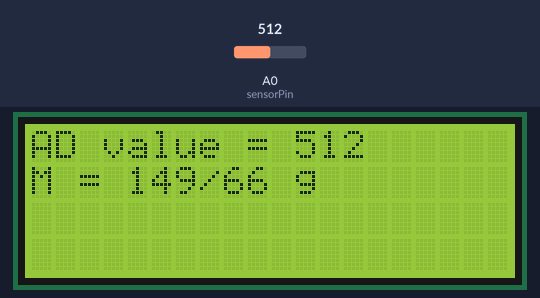
The sketch below on a simulated Arduino Uno, built with avr-gcc and run on an emulated ATmega328P. On the bench: 20×4 character LCD. Inputs (shaded band) come from the test bench; at power-on: A0 (sensorPin) = 512. What the sketch prints to the serial monitor is not drawn.

Above: at 2.2 s.
2.3 s: A0 (sensorPin) set to 716
At 3.3 s:
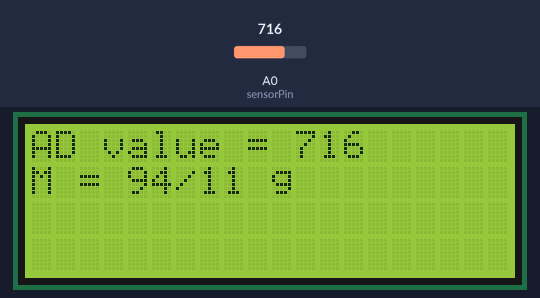
3.8 s: A0 (sensorPin) set to 697
At 4.7 s:
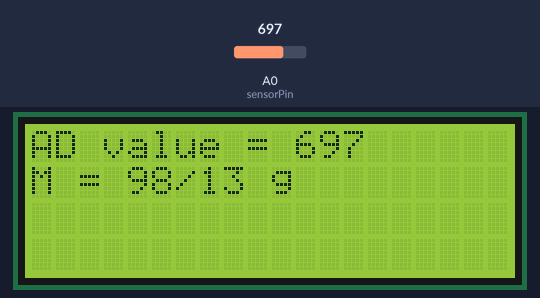
5.4 s: A0 (sensorPin) set to 673
At 6.1 s:
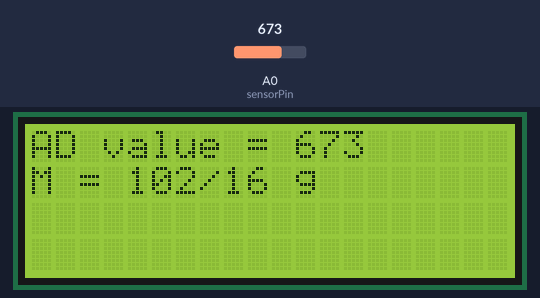
6.9 s: A0 (sensorPin) set to 1010
At 8.2 s:
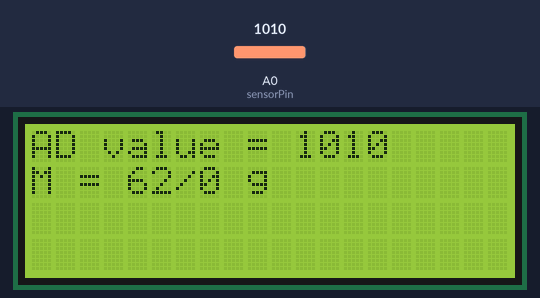
Timing chart, 0 to 9.5 s (numbered marks = the images above; inputs shaded):
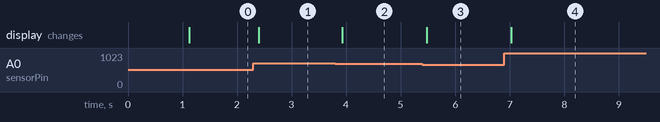

Measured:
- after the input at 2.3 s, the display: changes after 0.09 s (image 1)
- after the input at 3.8 s, the display: changes after 0.13 s (image 2)
- after the input at 5.4 s, the display: changes after 0.08 s (image 3)
- after the input at 6.9 s, the display: changes after 0.13 s (image 4)

The sketch:

BMYL.ino
```cpp
#include <LiquidCrystal_I2C.h>        //调用I2C库文件
LiquidCrystal_I2C lcd(0x27,20,4);     //定义1602参数
int sensorPin = A0;                   //定义模拟量输入引脚
int sensorValue = 0;                  //定义AD采集初始值

void setup()
{
  Serial.begin(9600);                 //设置波特率
  lcd.init();                         //初始化LCD
  lcd.backlight();                    //设置LCD背景亮
  lcd.setCursor(0,0);                 //设置显示指针
  lcd.print("Initialize OK");         //输出初始化字符到LCD1602上
  delay(1000);
}

void loop() {
  sensorValue = analogRead(sensorPin); //读取A0引脚的模拟值
  double i = 0 ;                       //方法一：定义用来存储1/AD的数据
  double j = 0 ;                       //方法一：存储计算出来的力，带小数，单位为g
  int k = 0;                           //方法一：整数压力值
  double p = 0 ;                       //方法二中间变量
  double q = 0 ;                       //方法二中间变量
  int o = 0;                           //方法二：整数压力值
   /*******以下为方法一*******/
  i = 1 / float(sensorValue);          //计算i值
  j = 20000000*sq(i)+31334*i+11.994;   //计算j值 （此处替换为自己试验标定所得的函数）
  k = int(j);                          //保留j的整数部分存入k中
   /*******以下为方法二*******/
  p = (sensorValue - 990.4)/ -262 ;    //p,q为使用log函数进行标定的中间变量（此处替换为自己试验标定所得的函数）
  q = pow(10,p);
  o = int(q);

  /*******以下为串口输出显示部分*******/
  Serial.print("AD值 = ");              //串口输出“AD值 = xxx”
  Serial.println(sensorValue);
  Serial.print("1/AD = ");              //串口输出“1/AD = xxx”
  Serial.println(i,8);
  Serial.print("方法一： ");             //串口输出“方法一：xxx g”
  Serial.print(k);
  Serial.println("g");
  Serial.print("方法二： ");             //串口输出“方法二：xxx g”
  Serial.print(o);
  Serial.println("g");
  Serial.println( );

  /*****以下为LCD1602输出显示部分******/
  String m = String(k);                //定义m为k值的字符串
  String n = String(o);
  int l = m.length();                  //计算字符串m的长度并存储到l变量中
  int ll = n.length();                 //计算字符串n的长度并存储到ll变量中

  lcd.setCursor(0,0);                    //LCD首行显示为“AD value = XXXX”
  lcd.print("AD value = ");
  lcd.setCursor(11,0);
  lcd.print(sensorValue);
  if (sensorValue < 1000)              //以下的if函数用来刷新屏幕上残留的字符
     {
       lcd.setCursor(14,0);
       lcd.print(" ");
      }
  if (sensorValue < 100)
     {
       lcd.setCursor(13,0);
       lcd.print("  ");
     }
  lcd.setCursor(0,1);                  //LCD第二行显示为“M = XXXX”
  lcd.print("M = ");
  lcd.setCursor(4,1);
  lcd.print(k);
  lcd.setCursor(4+l,1);                //"g"刷新程序
  lcd.print("/");                      //之后显示用log10标定的重量值
  lcd.setCursor(5+l,1);                //"g"刷新程序
  lcd.print(o);
  lcd.setCursor(5+l+ll,1);             //"g"刷新程序
  lcd.print(" g   ");
  delay(100);
  }
```
